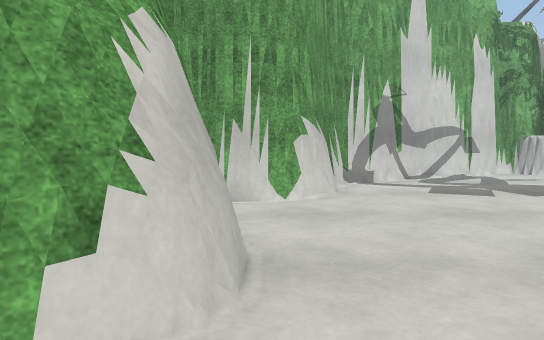
[1] (above)

18 first-person views from a walk through a 3-D level made in the Unity game engine. The camera is 1.3 m above the floor, tilts 4° down and sees 70° across. The floor is counted in squares, 1 m on a side. Each view is taken from the middle of a square. On the plan, view 1 faces up. The plan holds only what a view shows up to about 16 squares ahead; the rest is blank. The place goes on beyond the plan. The player character is not drawn. Some surface patterns are stand-ins.

[2]
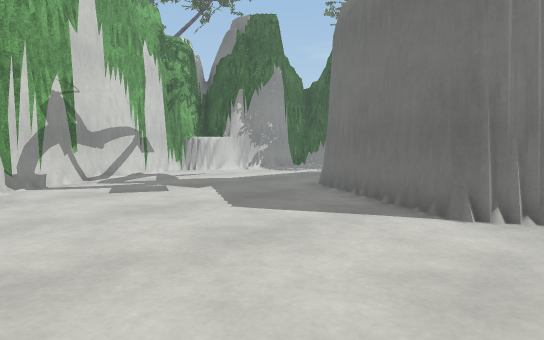

[3]
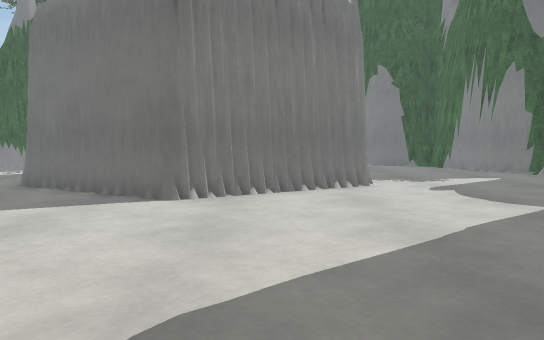

[4]
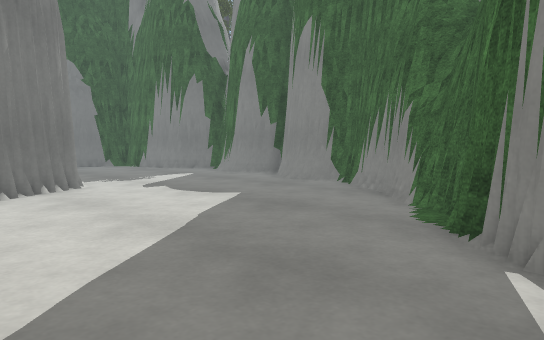

[5]
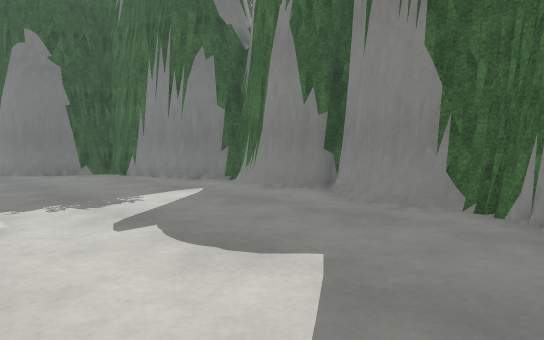

[6]
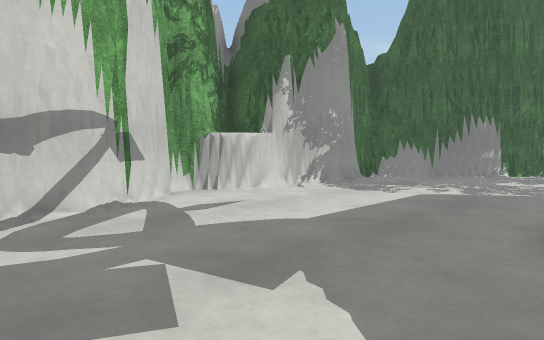

[7]
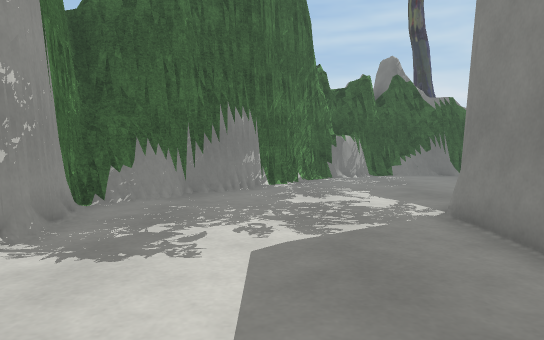

[8]
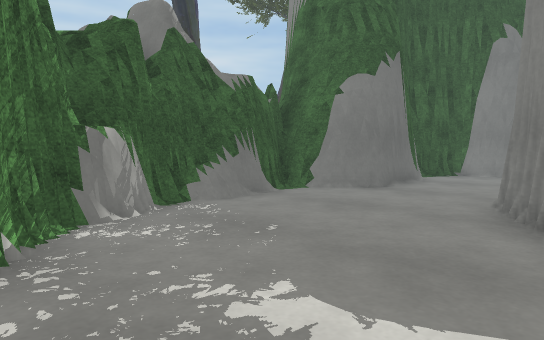

[9]
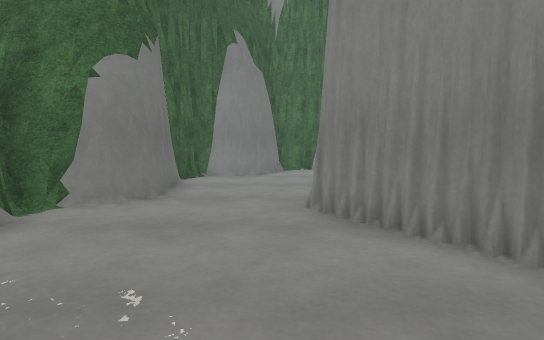

[10]
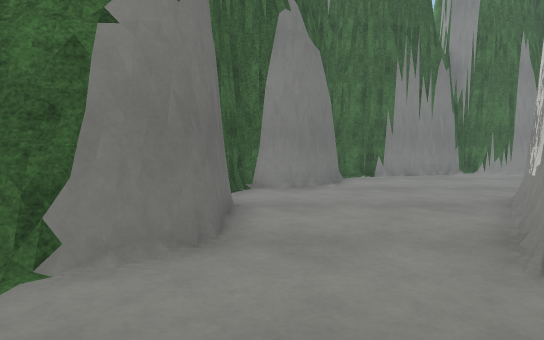

[11]
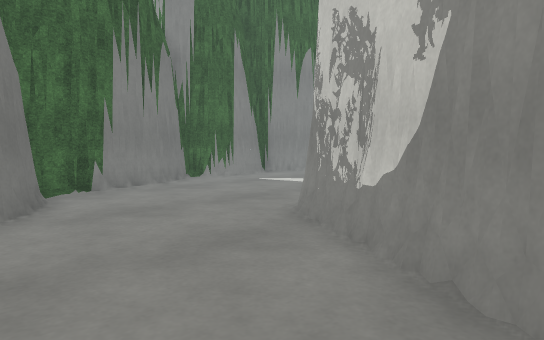

[12]
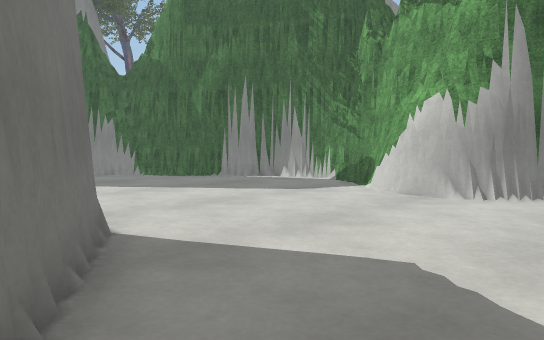

[13]
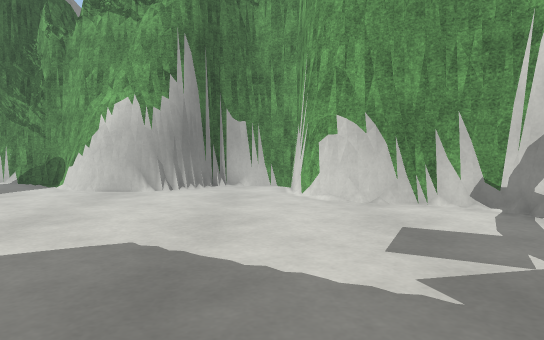

[14]
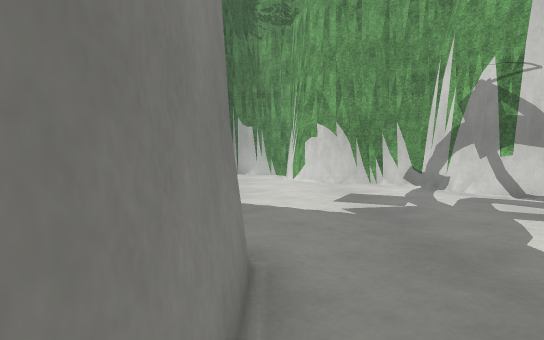

[15]
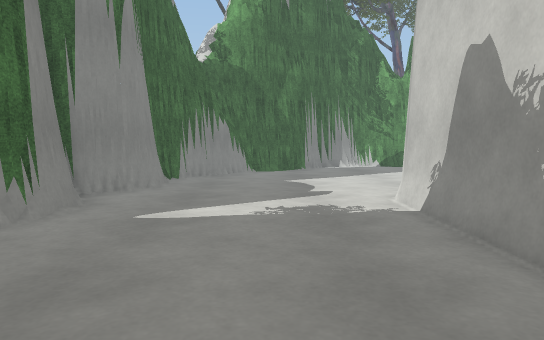

[16]
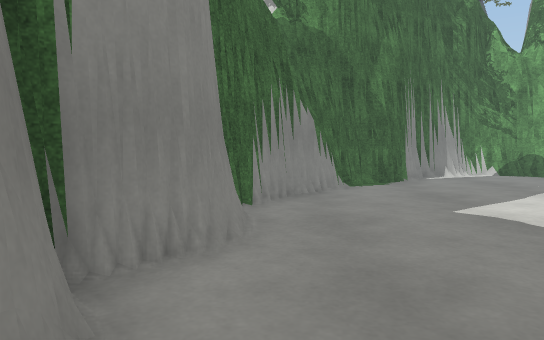

[17]
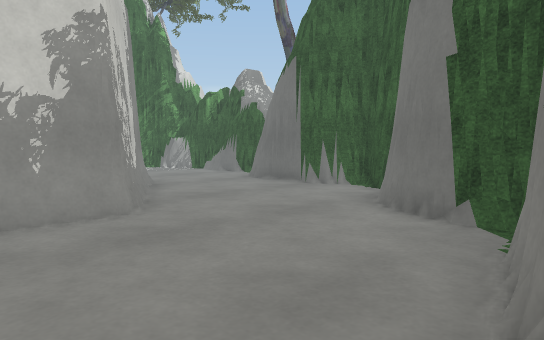

[18]
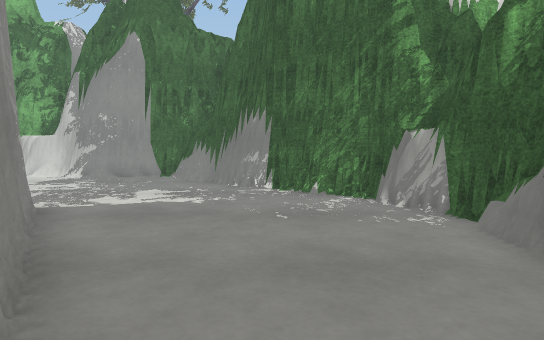

### Floor plan
Key: @ floor where view 1 was taken; # wall or solid block; . floor; / step, stairs or slope.
Columns run from 3 left of view 1 to 25 right of it. Each row starts with its distance up from view 1.
 16           #######
 15         ###....#######
 14        ##............##
 13      ###..............##
 12      #................ ##
 11     ##..................##
 10    ##....................###
  9  ###.......................##
  8  #...........///////.......##
  7  #...........#######........#
  6  ##.........##     ##.......#
  5   #.........#       ##......#
  4   #........##        #......#
  3  ##.......##         ##.....#
  2 ##........##         ##....##
  1 #..........#         #....##
  0 #..@.......##       ##....#
 -1 #...........##      #.....#
 -2 ##...........#     ##.....##
 -3  #...........#######.......#
 -4  ##........................#
 -5   ##.....................###
 -6    #....................##
 -7    ###.................##
 -8     ###................#
 -9       ##............####
-10        #####..##..###
-11            ########

Where each view was taken, in squares from view 1:
view 1: 0 up, 0 right, facing up
view 2: 0 up, 0 right, facing up-right
view 3: 0 up, 2 left, facing right
view 4: 1 up, 2 left, facing down-right
view 5: 2 down, 3 right, facing down-right
view 6: 7 up, 4 right, facing up-right
view 7: 11 up, 9 right, facing right
view 8: 11 up, 17 right, facing down-right
view 9: 10 up, 20 right, facing down
view 10: 6 up, 22 right, facing down
view 11: 2 up, 22 right, facing down-left
view 12: 8 up, 9 right, facing down-left
view 13: 8 up, 10 right, facing left
view 14: 8 up, 14 right, facing left
view 15: 6 down, 19 right, facing left
view 16: 9 down, 13 right, facing left
view 17: 10 down, 13 right, facing up-right
view 18: 0 up, 21 right, facing up
